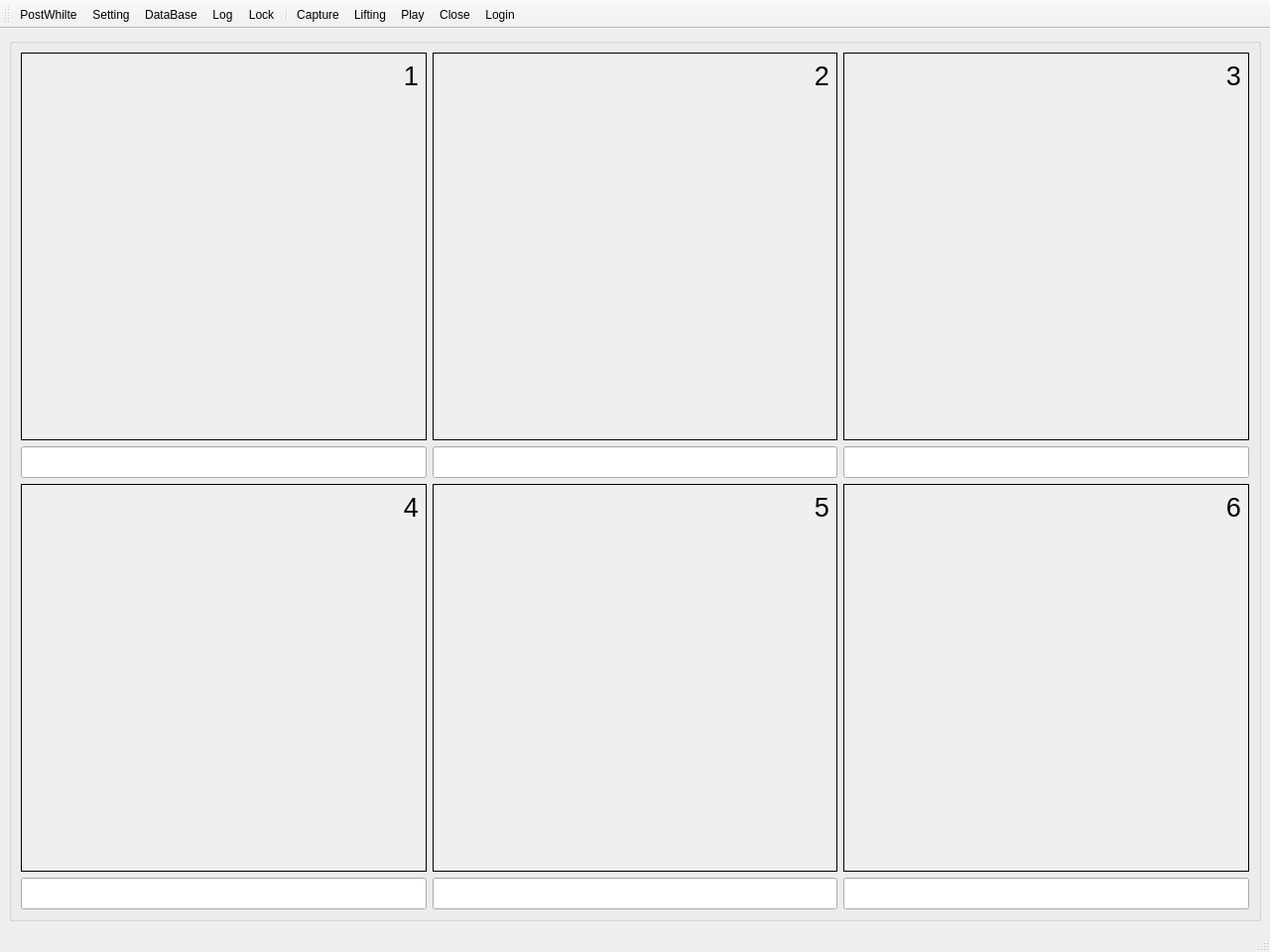
<?xml version="1.0" encoding="UTF-8"?>
<ui version="4.0">
 <class>MainWindow</class>
 <widget class="QMainWindow" name="MainWindow">
  <property name="geometry">
   <rect>
    <x>0</x>
    <y>0</y>
    <width>1280</width>
    <height>960</height>
   </rect>
  </property>
  <property name="windowTitle">
   <string>LaneManagement</string>
  </property>
  <property name="windowIcon">
   <iconset resource="ui.qrc">
    <normaloff>:/ui/ico/ICO.ico</normaloff>:/ui/ico/ICO.ico</iconset>
  </property>
  <widget class="QWidget" name="centralwidget">
   <layout class="QGridLayout" name="gridLayout_2">
    <item row="0" column="0">
     <widget class="QGroupBox" name="groupBox">
      <property name="title">
       <string/>
      </property>
      <layout class="QGridLayout" name="gridLayout" rowstretch="1,0,1,0">
       <item row="1" column="0">
        <widget class="QLineEdit" name="lineEdit">
         <property name="font">
          <font>
           <pointsize>15</pointsize>
           <weight>75</weight>
           <bold>true</bold>
          </font>
         </property>
         <property name="alignment">
          <set>Qt::AlignCenter</set>
         </property>
         <property name="readOnly">
          <bool>true</bool>
         </property>
        </widget>
       </item>
       <item row="0" column="2">
        <widget class="QLabel" name="label_3">
         <property name="font">
          <font>
           <pointsize>20</pointsize>
          </font>
         </property>
         <property name="autoFillBackground">
          <bool>true</bool>
         </property>
         <property name="frameShape">
          <enum>QFrame::Panel</enum>
         </property>
         <property name="text">
          <string>3</string>
         </property>
         <property name="scaledContents">
          <bool>true</bool>
         </property>
         <property name="alignment">
          <set>Qt::AlignRight|Qt::AlignTop|Qt::AlignTrailing</set>
         </property>
        </widget>
       </item>
       <item row="2" column="2">
        <widget class="QLabel" name="label_6">
         <property name="font">
          <font>
           <pointsize>20</pointsize>
          </font>
         </property>
         <property name="autoFillBackground">
          <bool>true</bool>
         </property>
         <property name="frameShape">
          <enum>QFrame::Panel</enum>
         </property>
         <property name="text">
          <string>6</string>
         </property>
         <property name="scaledContents">
          <bool>true</bool>
         </property>
         <property name="alignment">
          <set>Qt::AlignRight|Qt::AlignTop|Qt::AlignTrailing</set>
         </property>
        </widget>
       </item>
       <item row="2" column="1">
        <widget class="QLabel" name="label_5">
         <property name="font">
          <font>
           <pointsize>20</pointsize>
          </font>
         </property>
         <property name="autoFillBackground">
          <bool>true</bool>
         </property>
         <property name="frameShape">
          <enum>QFrame::Panel</enum>
         </property>
         <property name="text">
          <string>5</string>
         </property>
         <property name="scaledContents">
          <bool>true</bool>
         </property>
         <property name="alignment">
          <set>Qt::AlignRight|Qt::AlignTop|Qt::AlignTrailing</set>
         </property>
        </widget>
       </item>
       <item row="2" column="0">
        <widget class="QLabel" name="label_4">
         <property name="font">
          <font>
           <pointsize>20</pointsize>
          </font>
         </property>
         <property name="autoFillBackground">
          <bool>true</bool>
         </property>
         <property name="frameShape">
          <enum>QFrame::Panel</enum>
         </property>
         <property name="text">
          <string>4</string>
         </property>
         <property name="scaledContents">
          <bool>true</bool>
         </property>
         <property name="alignment">
          <set>Qt::AlignRight|Qt::AlignTop|Qt::AlignTrailing</set>
         </property>
        </widget>
       </item>
       <item row="0" column="0">
        <widget class="QLabel" name="label">
         <property name="font">
          <font>
           <pointsize>20</pointsize>
          </font>
         </property>
         <property name="autoFillBackground">
          <bool>true</bool>
         </property>
         <property name="frameShape">
          <enum>QFrame::Panel</enum>
         </property>
         <property name="text">
          <string>1</string>
         </property>
         <property name="scaledContents">
          <bool>true</bool>
         </property>
         <property name="alignment">
          <set>Qt::AlignRight|Qt::AlignTop|Qt::AlignTrailing</set>
         </property>
        </widget>
       </item>
       <item row="1" column="2">
        <widget class="QLineEdit" name="lineEdit_3">
         <property name="font">
          <font>
           <pointsize>15</pointsize>
           <weight>75</weight>
           <bold>true</bold>
          </font>
         </property>
         <property name="alignment">
          <set>Qt::AlignCenter</set>
         </property>
         <property name="readOnly">
          <bool>true</bool>
         </property>
        </widget>
       </item>
       <item row="1" column="1">
        <widget class="QLineEdit" name="lineEdit_2">
         <property name="font">
          <font>
           <pointsize>15</pointsize>
           <weight>75</weight>
           <bold>true</bold>
          </font>
         </property>
         <property name="alignment">
          <set>Qt::AlignCenter</set>
         </property>
         <property name="readOnly">
          <bool>true</bool>
         </property>
        </widget>
       </item>
       <item row="0" column="1">
        <widget class="QLabel" name="label_2">
         <property name="font">
          <font>
           <pointsize>20</pointsize>
          </font>
         </property>
         <property name="autoFillBackground">
          <bool>true</bool>
         </property>
         <property name="frameShape">
          <enum>QFrame::Panel</enum>
         </property>
         <property name="text">
          <string>2</string>
         </property>
         <property name="scaledContents">
          <bool>true</bool>
         </property>
         <property name="alignment">
          <set>Qt::AlignRight|Qt::AlignTop|Qt::AlignTrailing</set>
         </property>
        </widget>
       </item>
       <item row="3" column="0">
        <widget class="QLineEdit" name="lineEdit_4">
         <property name="font">
          <font>
           <pointsize>15</pointsize>
           <weight>75</weight>
           <bold>true</bold>
          </font>
         </property>
         <property name="alignment">
          <set>Qt::AlignCenter</set>
         </property>
         <property name="readOnly">
          <bool>true</bool>
         </property>
        </widget>
       </item>
       <item row="3" column="1">
        <widget class="QLineEdit" name="lineEdit_5">
         <property name="font">
          <font>
           <pointsize>15</pointsize>
           <weight>75</weight>
           <bold>true</bold>
          </font>
         </property>
         <property name="alignment">
          <set>Qt::AlignCenter</set>
         </property>
         <property name="readOnly">
          <bool>true</bool>
         </property>
        </widget>
       </item>
       <item row="3" column="2">
        <widget class="QLineEdit" name="lineEdit_6">
         <property name="font">
          <font>
           <pointsize>15</pointsize>
           <weight>75</weight>
           <bold>true</bold>
          </font>
         </property>
         <property name="alignment">
          <set>Qt::AlignCenter</set>
         </property>
         <property name="readOnly">
          <bool>true</bool>
         </property>
        </widget>
       </item>
      </layout>
     </widget>
    </item>
   </layout>
  </widget>
  <widget class="QMenuBar" name="menubar">
   <property name="geometry">
    <rect>
     <x>0</x>
     <y>0</y>
     <width>1280</width>
     <height>23</height>
    </rect>
   </property>
  </widget>
  <widget class="QStatusBar" name="statusbar"/>
  <widget class="QToolBar" name="toolBar">
   <property name="windowTitle">
    <string>toolBar</string>
   </property>
   <property name="iconSize">
    <size>
     <width>48</width>
     <height>32</height>
    </size>
   </property>
   <property name="toolButtonStyle">
    <enum>Qt::ToolButtonTextUnderIcon</enum>
   </property>
   <attribute name="toolBarArea">
    <enum>TopToolBarArea</enum>
   </attribute>
   <attribute name="toolBarBreak">
    <bool>false</bool>
   </attribute>
   <addaction name="actionPostWhilte"/>
   <addaction name="actionSetting"/>
   <addaction name="actionDataBase"/>
   <addaction name="actionLog"/>
   <addaction name="actionLock"/>
   <addaction name="separator"/>
   <addaction name="actionCapture"/>
   <addaction name="actionLifting"/>
   <addaction name="actionPlay"/>
   <addaction name="actionClose"/>
   <addaction name="actionLogin"/>
  </widget>
  <action name="actionSetting">
   <property name="icon">
    <iconset resource="ui.qrc">
     <normaloff>:/ui/ico/setting.png</normaloff>:/ui/ico/setting.png</iconset>
   </property>
   <property name="text">
    <string>Setting</string>
   </property>
  </action>
  <action name="actionDataBase">
   <property name="icon">
    <iconset resource="ui.qrc">
     <normaloff>:/ui/ico/data.png</normaloff>:/ui/ico/data.png</iconset>
   </property>
   <property name="text">
    <string>DataBase</string>
   </property>
  </action>
  <action name="actionLog">
   <property name="icon">
    <iconset resource="ui.qrc">
     <normaloff>:/ui/ico/log.png</normaloff>:/ui/ico/log.png</iconset>
   </property>
   <property name="text">
    <string>Log</string>
   </property>
  </action>
  <action name="actionLock">
   <property name="icon">
    <iconset resource="ui.qrc">
     <normaloff>:/ui/ico/lock.png</normaloff>:/ui/ico/lock.png</iconset>
   </property>
   <property name="text">
    <string>Lock</string>
   </property>
  </action>
  <action name="actionCapture">
   <property name="icon">
    <iconset resource="ui.qrc">
     <normaloff>:/ui/ico/车辆抓拍.png</normaloff>:/ui/ico/车辆抓拍.png</iconset>
   </property>
   <property name="text">
    <string>Capture</string>
   </property>
  </action>
  <action name="actionLifting">
   <property name="icon">
    <iconset resource="ui.qrc">
     <normaloff>:/ui/ico/开闸.png</normaloff>:/ui/ico/开闸.png</iconset>
   </property>
   <property name="text">
    <string>Lifting</string>
   </property>
  </action>
  <action name="actionPlay">
   <property name="icon">
    <iconset resource="ui.qrc">
     <normaloff>:/ui/ico/video.png</normaloff>:/ui/ico/video.png</iconset>
   </property>
   <property name="text">
    <string>Play</string>
   </property>
  </action>
  <action name="actionLogin">
   <property name="icon">
    <iconset resource="ui.qrc">
     <normaloff>:/ui/ico/登录.png</normaloff>:/ui/ico/登录.png</iconset>
   </property>
   <property name="text">
    <string>Login</string>
   </property>
  </action>
  <action name="actionClose">
   <property name="icon">
    <iconset resource="ui.qrc">
     <normaloff>:/ui/ico/摄像头_关闭.png</normaloff>:/ui/ico/摄像头_关闭.png</iconset>
   </property>
   <property name="text">
    <string>Close</string>
   </property>
  </action>
  <action name="actionPostWhilte">
   <property name="icon">
    <iconset resource="ui.qrc">
     <normaloff>:/ui/ico/云下载.png</normaloff>:/ui/ico/云下载.png</iconset>
   </property>
   <property name="text">
    <string>PostWhilte</string>
   </property>
  </action>
 </widget>
 <resources>
  <include location="ui.qrc"/>
 </resources>
 <connections/>
</ui>
